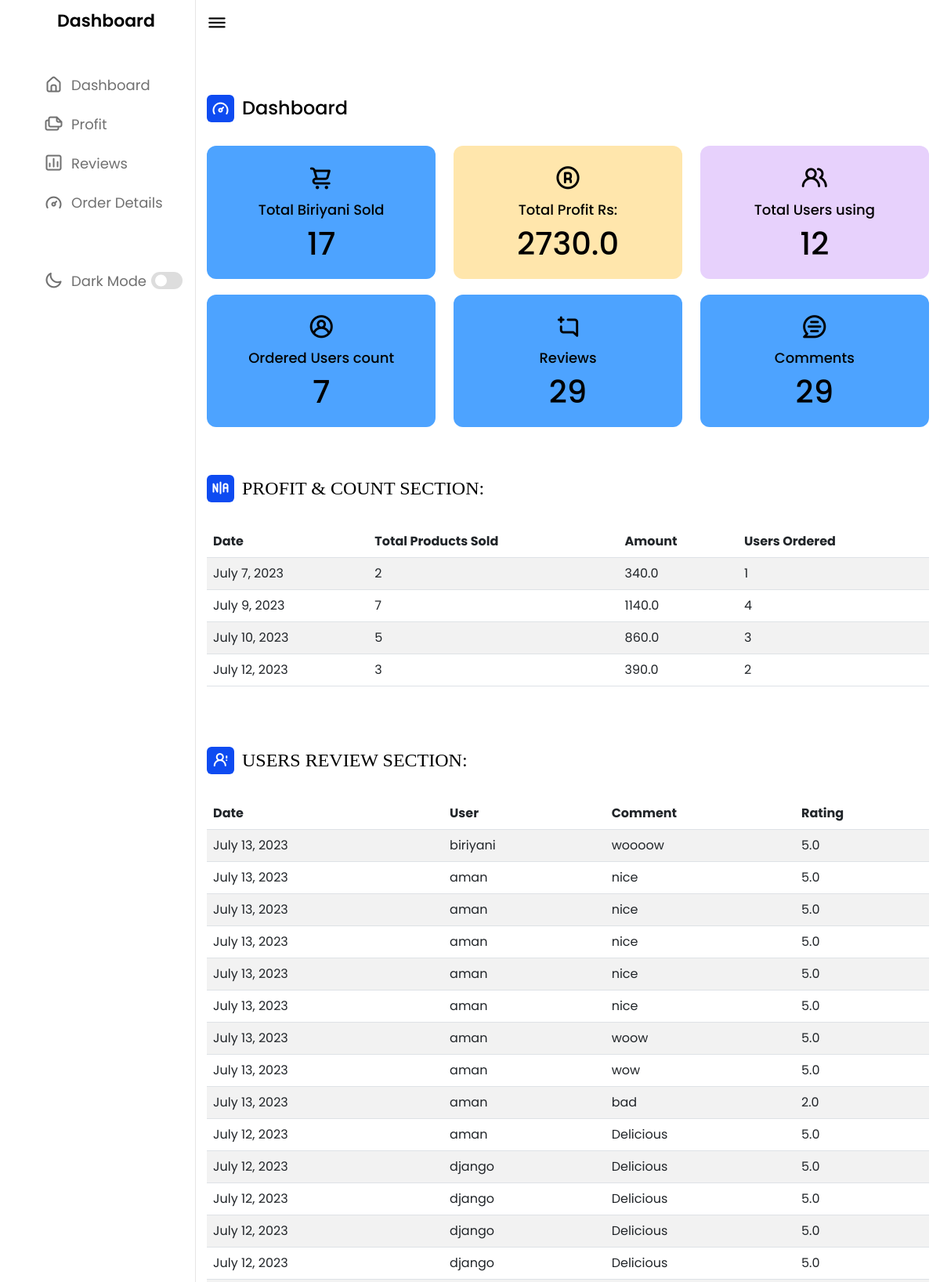
/dashboard/ (upper part), run on the app's committed database.
### api/models.py (models this page shows, shortened)
class Review(models.Model):
    user=models.ForeignKey(User,on_delete=models.CASCADE)
    biriyani=models.ForeignKey(Biriyani,on_delete=models.CASCADE)
    date=models.DateField(auto_now_add=True)
    comment=models.TextField(max_length=200)
    rating=models.FloatField(validators=[MinValueValidator(1),MaxValueValidator(5)])

### myapp/views.py (the view)
# urls.py: path('dashboard/',dashboardView,name='dashboard'),
def dashboardView(request, *args, **kwargs):
    dates_products_sold = Order.objects.values('date').annotate(
        total_products_sold=Count('id'),
        total_products_sum=Sum('biriyani__price'),
        total_users=Count('user', distinct=True)
    ).order_by('date')
    total_products_sold =None
    total_products_sum=None
    total_users=None
    total_products_sold = Order.objects.count()
    total_biriyani_sold = Order.objects.aggregate(total_amount=Sum('biriyani__price'))
    total_users_registered = User.objects.count()
    users_ordered_total = User.objects.filter(order__isnull=False).distinct().count()
    total_reviews = Review.objects.count()
    total_comments = Review.objects.aggregate(total_count=Count('comment'))['total_count']
    reviews = Review.objects.select_related('user').order_by('-date')
    orders = Order.objects.select_related('user').order_by('-date')
    context = {
        'dates_products_sold': dates_products_sold,
        'total_products_sold': total_products_sold,
        'dates_products_sold': dates_products_sold,
        'total_products_sum':total_products_sum,
        'reviews': reviews,
        'total_users':total_users,
        'users_ordered_total': users_ordered_total,
        'total_biriyani_sold': total_biriyani_sold['total_amount'] if total_biriyani_sold['total_amount'] else 0,
        'total_users_registered': total_users_registered,
        'total_reviews': total_reviews,
        'total_comments': total_comments,
        'orders': orders
    }
    return render(request, 'myapp/dashboard.html', context)

### myapp/templates/myapp/dashboard.html (shortened to what this page needs)
<!DOCTYPE html>
<html lang="en">
{% load static %}
<head>
    <link rel="stylesheet" href="style.css">
    <link rel="stylesheet" href="https://unicons.iconscout.com/release/v4.0.0/css/line.css">
    <link rel="stylesheet" type="text/css" href="{% static 'css/styless.css' %}">
    <link href="https://cdn.jsdelivr.net/npm/bootstrap@5.3.0/dist/css/bootstrap.min.css" rel="stylesheet">
</head>
<body>
    <nav>
        <div class="logo-name">
            <span class="logo_name">Dashboard</span>
        </div>
        <div class="menu-items">
            <ul class="nav-links">
                <li><a href="#">
                    <i class="uil uil-estate"></i>
                    <span class="link-name">Dashboard</span>
                </a></li>
                  <li><a href="#profile-section">
                    <i class="uil uil-files-landscapes"></i>
                    <span class="link-name">Profit</span>
                </a></li>
                <li><a href="#review-section">
                    <i class="uil uil-chart"></i>
                    <span class="link-name">Reviews</span>
                </a></li>
                <li><a href="#detail-section">
                    <i class="uil uil-tachometer-fast-alt"></i>
                    <span class="link-name">Order Details</span>
                </a></li>
                <li><a href="#">
                <li class="mode">
                    <a href="#">
                        <i class="uil uil-moon"></i>
                    <span class="link-name">Dark Mode</span>
                </a>
                <div class="mode-toggle">
                  <span class="switch"></span>
                </div>
            </li>
            </ul>
        </div>
    </nav>
    <section class="dashboard">
        <div class="top">
            <i class="uil uil-bars sidebar-toggle"></i>
        </div>
        <div class="dash-content">
            <div class="overview">
                <div class="title">
                    <i class="uil uil-tachometer-fast-alt"></i>
                    <span class="text">Dashboard</span>
                </div>
                <div class="boxes">
                    <div class="box box1">
                        <i class="uil uil-shopping-cart"></i>
                        <span class="text">Total Biriyani Sold</span>
                        <span class="number">{{total_products_sold}}</span>
                    </div>
                    <div class="box box2">
                        <i class="uil uil-registered"></i>
                        <span class="text">Total Profit Rs:</span>
                        <span class="number">{{total_biriyani_sold}}</span>
                    </div>
                    <div class="box box3">
                        <i class="uil uil-users-alt"></i>
                        <span class="text">Total Users using</span>
                        <span class="number">{{total_users_registered}}</span>
                    </div>
                    <div class="box box4">
                      <i class="uil uil-user-circle" ></i>
                      <span class="text">Ordered Users count</span>
                      <span class="number">{{users_ordered_total}}</span>
                  </div>
                  <div class="box box5">
                    <i class="uil uil-comment-add"></i>
                    <span class="text"> Reviews</span>
                    <span class="number">{{total_reviews}}</span>
                </div>
                <div class="box box6">
                  <i class="uil uil-comment-message"></i>
                  <span class="text"> Comments</span>
                  <span class="number">{{total_comments}}</span>
              </div>
                </div>
            </div>
            <div class="activity">
                <div class="title">
                    <i class="uil uil-n-a"></i>
                    <span class="text" style="font-family: fantasy;">PROFIT & COUNT SECTION: </span>
                </div>
                <div class="activity-data">
                  <table class="table table-striped table-hover">
                      <thead>
                          <tr>
                              <th>Date</th>
                              <th>Total Products Sold</th>
                              <th>Amount</th>
                              <th>Users Ordered</th>
                          </tr>
                      </thead>
                      <tbody>
                          {% for entry in dates_products_sold %}
                          <tr>
                              <td>{{ entry.date }}</td>
                              <td>{{ entry.total_products_sold }}</td>
                              <td> {{ entry.total_products_sum }}</td>
                               <td>{{ entry.total_users }}</td>
                          </tr>
                          {% endfor %}
                      </tbody>
                  </table>
                   </div>
                   <div class="activity">
                    <div class="title">
                        <i class="uil uil-user-exclamation"></i>
                        <span class="text" style="font-family: fantasy;">USERS REVIEW  SECTION: </span>
                    </div>
              <div class="activity-data">
                <table class="table table-striped table-hover">
                    <thead>
                        <tr>
                            <th>Date</th>
                            <th>User</th>
                            <th>Comment</th>
                            <th>Rating</th>
                        </tr>
                    </thead>
                    <tbody>
                        {% for review in reviews %}
                        <tr>
                            <td>{{ review.date }}</td>
                            <td>{{ review.user.username }}</td>
                            <td>{{ review.comment }}</td>
                            <td>{{ review.rating }}</td>
                        </tr>
                        {% endfor %}
                    </tbody>
                </table>
        </div>
    </section>
    <script src="{% static 'js/custom.js' %}"></script></body>
</html>

### myapp/static/css/style.css (style rules this page uses)
html { height: 100%; }
body { margin:0; padding:0; font-family: sans-serif; background: linear-gradient(#141e30, #243b55); }

### myapp/static/css/styless.css (style rules this page uses)
* { margin: 0; padding: 0; box-sizing: border-box; font-family: 'Poppins', sans-serif; }
:root { --primary-color: #0E4BF1; --panel-color: #FFF; --text-color: #000; --black-light-color: #707070; --border-color: #e6e5e5; --toggle-color: #DDD; --box1-color: #4DA3FF; --box2-color: #FFE6AC; --box3-color: #E7D1FC; --title-icon-color: #fff; --tran-05: all 0.5s ease; --tran-03: all 0.3s ease; --tran-03: all 0.2s ease; }
body { min-height: 100vh; background-color: var(--primary-color); }
nav { position: fixed; top: 0; left: 0; height: 100%; width: 250px; padding: 10px 14px; background-color: var(--panel-color); border-right: 1px solid var(--border-color); transition: var(--tran-05); }
nav .logo-name { display: flex; align-items: center; }
nav .logo-name .logo_name { font-size: 22px; font-weight: 600; color: var(--text-color); margin-left: 14px; transition: var(--tran-05); }
nav .menu-items { margin-top: 40px; height: calc(100% - 90px); display: flex; flex-direction: column; justify-content: space-between; }
.menu-items li { list-style: none; }
.menu-items li a { display: flex; align-items: center; height: 50px; text-decoration: none; position: relative; }
.menu-items li a i { font-size: 24px; min-width: 45px; height: 100%; display: flex; align-items: center; justify-content: center; color: var(--black-light-color); }
.menu-items li a .link-name { font-size: 18px; font-weight: 400; color: var(--black-light-color); transition: var(--tran-05); }
.menu-items .mode { display: flex; align-items: center; white-space: nowrap; }
.menu-items .mode-toggle { position: absolute; right: 14px; height: 50px; min-width: 45px; display: flex; align-items: center; justify-content: center; cursor: pointer; }
.mode-toggle .switch { position: relative; display: inline-block; height: 22px; width: 40px; border-radius: 25px; background-color: var(--toggle-color); }
.switch:before { content: ""; position: absolute; left: 5px; top: 50%; transform: translateY(-50%); height: 15px; width: 15px; background-color: var(--panel-color); border-radius: 50%; transition: var(--tran-03); }
.dashboard { position: relative; left: 250px; background-color: var(--panel-color); min-height: 100vh; width: calc(100% - 250px); padding: 10px 14px; transition: var(--tran-05); }
.dashboard .top { position: fixed; top: 0; left: 250px; display: flex; width: calc(100% - 250px); justify-content: space-between; align-items: center; padding: 10px 14px; background-color: var(--panel-color); transition: var(--tran-05); z-index: 10; }
.dashboard .top .sidebar-toggle { font-size: 26px; color: var(--text-color); cursor: pointer; }
.dashboard .dash-content { padding-top: 50px; }
.dash-content .title { display: flex; align-items: center; margin: 60px 0 30px 0; }
.dash-content .title i { position: relative; height: 35px; width: 35px; background-color: var(--primary-color); border-radius: 6px; color: var(--title-icon-color); display: flex; align-items: center; justify-content: center; font-size: 24px; }
.dash-content .title .text { font-size: 24px; font-weight: 500; color: var(--text-color); margin-left: 10px; }
.dash-content .boxes { display: flex; align-items: center; justify-content: space-between; flex-wrap: wrap; }
.dash-content .boxes .box { display: flex; flex-direction: column; align-items: center; border-radius: 12px; width: calc(100% / 3 - 15px); padding: 15px 20px; background-color: var(--box1-color); transition: var(--tran-05); }
.boxes .box i { font-size: 35px; color: var(--text-color); }
.boxes .box .text { white-space: nowrap; font-size: 18px; font-weight: 500; color: var(--text-color); }
.boxes .box .number { font-size: 40px; font-weight: 500; color: var(--text-color); }
.boxes .box.box2 { background-color: var(--box2-color); }
.boxes .box.box3 { background-color: var(--box3-color); }
.dash-content .activity .activity-data { display: flex; justify-content: space-between; align-items: center; width: 100%; }
.activity .activity-data { display: flex; }

### myapp/templates/myapp/dashboard.html (style rules this page uses)
.boxes { display: flex; justify-content: space-between; gap: 20px; }
.box { display: flex; flex-direction: column; align-items: center; text-align: center; padding: 10px; background-color: #f2f2f2; border-radius: 5px; }

### data on the page
Review: date "July 13, 2023", user.username "biriyani", comment "woooow", rating "5.0"
Review: date "July 13, 2023", user.username "aman", comment "nice", rating "5.0"
Review: date "July 13, 2023", user.username "aman", comment "nice", rating "5.0"
Review: date "July 13, 2023", user.username "aman", comment "nice", rating "5.0"
Review: date "July 13, 2023", user.username "aman", comment "nice", rating "5.0"
Review: date "July 13, 2023", user.username "aman", comment "nice", rating "5.0"
Review: date "July 13, 2023", user.username "aman", comment "woow", rating "5.0"
Review: date "July 13, 2023", user.username "aman", comment "wow", rating "5.0"
Review: date "July 13, 2023", user.username "aman", comment "bad", rating "2.0"
Review: date "July 12, 2023", user.username "aman", comment "Delicious", rating "5.0"
Review: date "July 12, 2023", user.username "django", comment "Delicious", rating "5.0"
Review: date "July 12, 2023", user.username "django", comment "Delicious", rating "5.0"
Review: date "July 12, 2023", user.username "django", comment "Delicious", rating "5.0"
Review: date "July 12, 2023", user.username "django", comment "Delicious", rating "5.0"

### other printed values
{{ total_products_sold }} "17"
{{ total_biriyani_sold }} "2730.0"
{{ total_users_registered }} "12"
{{ users_ordered_total }} "7"
{{ total_reviews }} "29"
{{ total_comments }} "29"
{{ entry.date }} "July 7, 2023" "July 9, 2023" "July 10, 2023" "July 12, 2023"
{{ entry.total_products_sold }} "2" "7" "5" "3"
{{ entry.total_products_sum }} "340.0" "1140.0" "860.0" "390.0"
{{ entry.total_users }} "1" "4" "3" "2"
